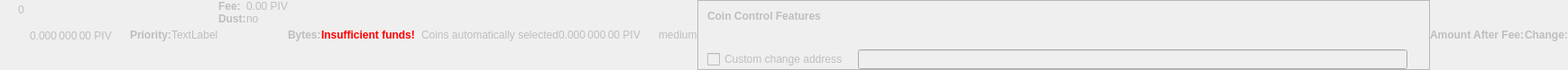
    <widget class="QWidget" name="dummyHideWidget" native="true">
     <property name="enabled">
      <bool>false</bool>
     </property>
     <property name="maximumSize">
      <size>
       <width>100</width>
       <height>22</height>
      </size>
     </property>
     <layout class="QHBoxLayout" name="dummyHideLayout">
      <property name="spacing">
       <number>0</number>
      </property>
      <property name="margin">
       <number>0</number>
      </property>
      <item>
       <layout class="QFormLayout" name="formLayoutCoinControl1">
        <property name="horizontalSpacing">
         <number>10</number>
        </property>
        <property name="verticalSpacing">
         <number>14</number>
        </property>
        <property name="leftMargin">
         <number>10</number>
        </property>
        <property name="topMargin">
         <number>4</number>
        </property>
        <property name="rightMargin">
         <number>6</number>
        </property>
        <item row="0" column="1">
         <widget class="QLabel" name="labelCoinControlBytes">
          <property name="cursor">
           <cursorShape>IBeamCursor</cursorShape>
          </property>
          <property name="contextMenuPolicy">
           <enum>Qt::ActionsContextMenu</enum>
          </property>
          <property name="text">
           <string notr="true">0</string>
          </property>
          <property name="textInteractionFlags">
           <set>Qt::LinksAccessibleByMouse|Qt::TextSelectableByKeyboard|Qt::TextSelectableByMouse</set>
          </property>
         </widget>
        </item>
       </layout>
      </item>
      <item>
       <widget class="QLabel" name="labelCoinControlAfterFee">
        <property name="enabled">
         <bool>false</bool>
        </property>
        <property name="sizePolicy">
         <sizepolicy hsizetype="Fixed" vsizetype="Fixed">
          <horstretch>0</horstretch>
          <verstretch>0</verstretch>
         </sizepolicy>
        </property>
        <property name="minimumSize">
         <size>
          <width>111</width>
          <height>12</height>
         </size>
        </property>
        <property name="maximumSize">
         <size>
          <width>111</width>
          <height>12</height>
         </size>
        </property>
        <property name="cursor">
         <cursorShape>IBeamCursor</cursorShape>
        </property>
        <property name="contextMenuPolicy">
         <enum>Qt::ActionsContextMenu</enum>
        </property>
        <property name="text">
         <string notr="true">0.000 000 00 PIV</string>
        </property>
        <property name="textInteractionFlags">
         <set>Qt::LinksAccessibleByMouse|Qt::TextSelectableByKeyboard|Qt::TextSelectableByMouse</set>
        </property>
       </widget>
      </item>
      <item>
       <widget class="QLabel" name="labelCoinControlPriorityText">
        <property name="enabled">
         <bool>false</bool>
        </property>
        <property name="font">
         <font>
          <weight>75</weight>
          <bold>true</bold>
         </font>
        </property>
        <property name="text">
         <string>Priority:</string>
        </property>
       </widget>
      </item>
      <item>
       <layout class="QHBoxLayout" name="horizontalLayout">
        <item>
         <widget class="QLabel" name="WarningLabel">
          <property name="text">
           <string>TextLabel</string>
          </property>
         </widget>
        </item>
       </layout>
      </item>
      <item>
       <layout class="QFormLayout" name="formLayoutCoinControl3">
        <property name="horizontalSpacing">
         <number>0</number>
        </property>
        <property name="verticalSpacing">
         <number>0</number>
        </property>
        <property name="leftMargin">
         <number>0</number>
        </property>
        <property name="topMargin">
         <number>0</number>
        </property>
        <property name="rightMargin">
         <number>0</number>
        </property>
        <item row="0" column="0">
         <widget class="QLabel" name="labelCoinControlFeeText">
          <property name="enabled">
           <bool>false</bool>
          </property>
          <property name="font">
           <font>
            <weight>75</weight>
            <bold>true</bold>
           </font>
          </property>
          <property name="text">
           <string>Fee:</string>
          </property>
          <property name="margin">
           <number>0</number>
          </property>
         </widget>
        </item>
        <item row="0" column="1">
         <widget class="QLabel" name="labelCoinControlFee">
          <property name="enabled">
           <bool>false</bool>
          </property>
          <property name="cursor">
           <cursorShape>IBeamCursor</cursorShape>
          </property>
          <property name="contextMenuPolicy">
           <enum>Qt::ActionsContextMenu</enum>
          </property>
          <property name="text">
           <string notr="true">0.00 PIV</string>
          </property>
          <property name="textInteractionFlags">
           <set>Qt::LinksAccessibleByMouse|Qt::TextSelectableByKeyboard|Qt::TextSelectableByMouse</set>
          </property>
         </widget>
        </item>
        <item row="1" column="0">
         <widget class="QLabel" name="labelCoinControlLowOutputText">
          <property name="enabled">
           <bool>false</bool>
          </property>
          <property name="font">
           <font>
            <weight>75</weight>
            <bold>true</bold>
           </font>
          </property>
          <property name="text">
           <string>Dust:</string>
          </property>
         </widget>
        </item>
        <item row="1" column="1">
         <widget class="QLabel" name="labelCoinControlLowOutput">
          <property name="enabled">
           <bool>false</bool>
          </property>
          <property name="cursor">
           <cursorShape>IBeamCursor</cursorShape>
          </property>
          <property name="contextMenuPolicy">
           <enum>Qt::ActionsContextMenu</enum>
          </property>
          <property name="text">
           <string>no</string>
          </property>
          <property name="textInteractionFlags">
           <set>Qt::LinksAccessibleByMouse|Qt::TextSelectableByKeyboard|Qt::TextSelectableByMouse</set>
          </property>
         </widget>
        </item>
       </layout>
      </item>
      <item>
       <widget class="QLabel" name="labelCoinControlBytesText">
        <property name="enabled">
         <bool>false</bool>
        </property>
        <property name="font">
         <font>
          <weight>75</weight>
          <bold>true</bold>
         </font>
        </property>
        <property name="text">
         <string>Bytes:</string>
        </property>
       </widget>
      </item>
      <item>
       <layout class="QFormLayout" name="formLayoutCoinControl2">
        <property name="horizontalSpacing">
         <number>0</number>
        </property>
        <property name="verticalSpacing">
         <number>0</number>
        </property>
        <property name="leftMargin">
         <number>0</number>
        </property>
        <property name="topMargin">
         <number>0</number>
        </property>
        <property name="rightMargin">
         <number>0</number>
        </property>
       </layout>
      </item>
      <item>
       <layout class="QHBoxLayout" name="horizontalLayoutCoinControl2">
        <property name="spacing">
         <number>0</number>
        </property>
        <property name="bottomMargin">
         <number>0</number>
        </property>
       </layout>
      </item>
      <item>
       <widget class="QLabel" name="labelCoinControlInsuffFunds">
        <property name="enabled">
         <bool>false</bool>
        </property>
        <property name="minimumSize">
         <size>
          <width>0</width>
          <height>0</height>
         </size>
        </property>
        <property name="font">
         <font>
          <weight>75</weight>
          <bold>true</bold>
         </font>
        </property>
        <property name="styleSheet">
         <string notr="true">color:red;font-weight:bold;</string>
        </property>
        <property name="text">
         <string>Insufficient funds!</string>
        </property>
        <property name="margin">
         <number>5</number>
        </property>
       </widget>
      </item>
      <item>
       <layout class="QFormLayout" name="formLayoutCoinControl4">
        <property name="horizontalSpacing">
         <number>0</number>
        </property>
        <property name="verticalSpacing">
         <number>0</number>
        </property>
        <property name="leftMargin">
         <number>0</number>
        </property>
        <property name="topMargin">
         <number>0</number>
        </property>
        <property name="rightMargin">
         <number>0</number>
        </property>
       </layout>
      </item>
      <item>
       <widget class="QLabel" name="labelCoinControlChangeLabel">
        <property name="enabled">
         <bool>false</bool>
        </property>
        <property name="sizePolicy">
         <sizepolicy hsizetype="Preferred" vsizetype="Expanding">
          <horstretch>0</horstretch>
          <verstretch>0</verstretch>
         </sizepolicy>
        </property>
        <property name="minimumSize">
         <size>
          <width>0</width>
          <height>0</height>
         </size>
        </property>
        <property name="text">
         <string/>
        </property>
        <property name="margin">
         <number>3</number>
        </property>
       </widget>
      </item>
      <item>
       <widget class="QLabel" name="labelCoinControlAutomaticallySelected">
        <property name="enabled">
         <bool>false</bool>
        </property>
        <property name="sizePolicy">
         <sizepolicy hsizetype="Fixed" vsizetype="Fixed">
          <horstretch>0</horstretch>
          <verstretch>0</verstretch>
         </sizepolicy>
        </property>
        <property name="minimumSize">
         <size>
          <width>0</width>
          <height>0</height>
         </size>
        </property>
        <property name="maximumSize">
         <size>
          <width>240</width>
          <height>16777215</height>
         </size>
        </property>
        <property name="text">
         <string>Coins automatically selected</string>
        </property>
        <property name="margin">
         <number>5</number>
        </property>
       </widget>
      </item>
      <item>
       <widget class="QLabel" name="labelCoinControlChange">
        <property name="enabled">
         <bool>false</bool>
        </property>
        <property name="sizePolicy">
         <sizepolicy hsizetype="Fixed" vsizetype="Fixed">
          <horstretch>0</horstretch>
          <verstretch>0</verstretch>
         </sizepolicy>
        </property>
        <property name="minimumSize">
         <size>
          <width>111</width>
          <height>0</height>
         </size>
        </property>
        <property name="maximumSize">
         <size>
          <width>111</width>
          <height>16777215</height>
         </size>
        </property>
        <property name="cursor">
         <cursorShape>IBeamCursor</cursorShape>
        </property>
        <property name="contextMenuPolicy">
         <enum>Qt::ActionsContextMenu</enum>
        </property>
        <property name="text">
         <string notr="true">0.000 000 00 PIV</string>
        </property>
        <property name="textInteractionFlags">
         <set>Qt::LinksAccessibleByMouse|Qt::TextSelectableByKeyboard|Qt::TextSelectableByMouse</set>
        </property>
       </widget>
      </item>
      <item>
       <widget class="QLabel" name="labelCoinControlPriority">
        <property name="enabled">
         <bool>false</bool>
        </property>
        <property name="cursor">
         <cursorShape>IBeamCursor</cursorShape>
        </property>
        <property name="contextMenuPolicy">
         <enum>Qt::ActionsContextMenu</enum>
        </property>
        <property name="text">
         <string>medium</string>
        </property>
        <property name="textInteractionFlags">
         <set>Qt::LinksAccessibleByMouse|Qt::TextSelectableByKeyboard|Qt::TextSelectableByMouse</set>
        </property>
       </widget>
      </item>
      <item>
       <widget class="QFrame" name="frameCoinControl">
        <property name="sizePolicy">
         <sizepolicy hsizetype="Expanding" vsizetype="Expanding">
          <horstretch>0</horstretch>
          <verstretch>0</verstretch>
         </sizepolicy>
        </property>
        <property name="maximumSize">
         <size>
          <width>16777215</width>
          <height>16777215</height>
         </size>
        </property>
        <property name="frameShape">
         <enum>QFrame::StyledPanel</enum>
        </property>
        <property name="frameShadow">
         <enum>QFrame::Sunken</enum>
        </property>
        <layout class="QVBoxLayout" name="verticalLayoutCoinControl2_2">
         <property name="spacing">
          <number>0</number>
         </property>
         <property name="margin">
          <number>0</number>
         </property>
         <item>
          <layout class="QVBoxLayout" name="verticalLayoutCoinControl" stretch="0,0,0,1">
           <property name="spacing">
            <number>0</number>
           </property>
           <property name="leftMargin">
            <number>10</number>
           </property>
           <property name="topMargin">
            <number>10</number>
           </property>
           <item>
            <layout class="QHBoxLayout" name="horizontalLayoutCoinControl1">
             <property name="bottomMargin">
              <number>15</number>
             </property>
             <item>
              <widget class="QLabel" name="labelCoinControlFeatures">
               <property name="enabled">
                <bool>false</bool>
               </property>
               <property name="sizePolicy">
                <sizepolicy hsizetype="Preferred" vsizetype="Maximum">
                 <horstretch>0</horstretch>
                 <verstretch>0</verstretch>
                </sizepolicy>
               </property>
               <property name="font">
                <font>
                 <weight>75</weight>
                 <bold>true</bold>
                </font>
               </property>
               <property name="styleSheet">
                <string notr="true">font-weight:bold;</string>
               </property>
               <property name="text">
                <string>Coin Control Features</string>
               </property>
              </widget>
             </item>
            </layout>
           </item>
           <item>
            <widget class="QWidget" name="widgetCoinControl" native="true">
             <property name="sizePolicy">
              <sizepolicy hsizetype="Preferred" vsizetype="Preferred">
               <horstretch>0</horstretch>
               <verstretch>0</verstretch>
              </sizepolicy>
             </property>
             <property name="minimumSize">
              <size>
               <width>0</width>
               <height>0</height>
              </size>
             </property>
             <property name="styleSheet">
              <string notr="true"/>
             </property>
             <layout class="QHBoxLayout" name="horizontalLayoutCoinControl5_2">
              <property name="margin">
               <number>0</number>
              </property>
              <item>
               <layout class="QHBoxLayout" name="horizontalLayoutCoinControl3">
                <property name="spacing">
                 <number>20</number>
                </property>
                <property name="topMargin">
                 <number>0</number>
                </property>
                <property name="bottomMargin">
                 <number>10</number>
                </property>
               </layout>
              </item>
             </layout>
            </widget>
           </item>
           <item>
            <layout class="QHBoxLayout" name="horizontalLayoutCoinControl4" stretch="0,0,0">
             <property name="spacing">
              <number>12</number>
             </property>
             <property name="sizeConstraint">
              <enum>QLayout::SetDefaultConstraint</enum>
             </property>
             <property name="topMargin">
              <number>5</number>
             </property>
             <property name="rightMargin">
              <number>5</number>
             </property>
             <item>
              <widget class="QCheckBox" name="checkBoxCoinControlChange">
               <property name="enabled">
                <bool>false</bool>
               </property>
               <property name="toolTip">
                <string>If this is activated, but the change address is empty or invalid, change will be sent to a newly generated address.</string>
               </property>
               <property name="text">
                <string>Custom change address</string>
               </property>
              </widget>
             </item>
             <item>
              <widget class="QValidatedLineEdit" name="lineEditCoinControlChange">
               <property name="enabled">
                <bool>false</bool>
               </property>
               <property name="sizePolicy">
                <sizepolicy hsizetype="Expanding" vsizetype="Fixed">
                 <horstretch>0</horstretch>
                 <verstretch>0</verstretch>
                </sizepolicy>
               </property>
              </widget>
             </item>
             <item>
              <widget class="QLabel" name="labelCoinControlChangeLabel_2">
               <property name="sizePolicy">
                <sizepolicy hsizetype="Preferred" vsizetype="Expanding">
                 <horstretch>0</horstretch>
                 <verstretch>0</verstretch>
                </sizepolicy>
               </property>
               <property name="minimumSize">
                <size>
                 <width>0</width>
                 <height>0</height>
                </size>
               </property>
               <property name="text">
                <string/>
               </property>
               <property name="margin">
                <number>3</number>
               </property>
              </widget>
             </item>
            </layout>
           </item>
           <item>
            <spacer name="verticalSpacerCoinControl">
             <property name="orientation">
              <enum>Qt::Vertical</enum>
             </property>
             <property name="sizeHint" stdset="0">
              <size>
               <width>800</width>
               <height>1</height>
              </size>
             </property>
            </spacer>
           </item>
          </layout>
         </item>
        </layout>
       </widget>
      </item>
      <item>
       <widget class="QLabel" name="labelCoinControlAfterFeeText">
        <property name="enabled">
         <bool>false</bool>
        </property>
        <property name="minimumSize">
         <size>
          <width>0</width>
          <height>0</height>
         </size>
        </property>
        <property name="maximumSize">
         <size>
          <width>16777215</width>
          <height>16777215</height>
         </size>
        </property>
        <property name="font">
         <font>
          <weight>75</weight>
          <bold>true</bold>
         </font>
        </property>
        <property name="text">
         <string>Amount After Fee:</string>
        </property>
        <property name="alignment">
         <set>Qt::AlignLeading|Qt::AlignLeft|Qt::AlignVCenter</set>
        </property>
        <property name="margin">
         <number>0</number>
        </property>
       </widget>
      </item>
      <item>
       <widget class="QLabel" name="labelCoinControlChangeText">
        <property name="enabled">
         <bool>false</bool>
        </property>
        <property name="sizePolicy">
         <sizepolicy hsizetype="Preferred" vsizetype="Preferred">
          <horstretch>0</horstretch>
          <verstretch>0</verstretch>
         </sizepolicy>
        </property>
        <property name="minimumSize">
         <size>
          <width>0</width>
          <height>0</height>
         </size>
        </property>
        <property name="maximumSize">
         <size>
          <width>16777215</width>
          <height>16777215</height>
         </size>
        </property>
        <property name="font">
         <font>
          <weight>75</weight>
          <bold>true</bold>
         </font>
        </property>
        <property name="text">
         <string>Change:</string>
        </property>
        <property name="alignment">
         <set>Qt::AlignLeading|Qt::AlignLeft|Qt::AlignVCenter</set>
        </property>
       </widget>
      </item>
     </layout>
    </widget>
